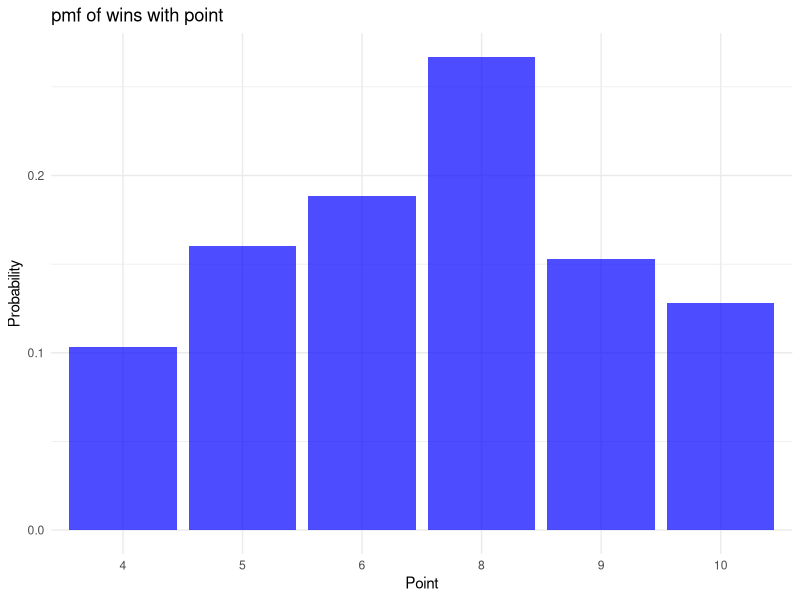

Write R code to recreate this figure.
## ---- chunk 1
roll_dice <- function() {
  # Input: None
  # Output: an integer from 1 to 12
  # Description: Generate 2 random integers from 1 to 6 and sum them
  die1 <- sample(1:6, 1)
  die2 <- sample(1:6, 1)
  return(die1 + die2)
}
## ---- chunk 2
come_out_outcome <- function(roll) {
  # Input: roll, integer from 2 to 12
  # Output: A string indicating "win", "lose", or "continue"
  # Description: Handles the outcome of the come-out roll  
  if (roll %in% c(7, 11)) {
    return("win")
  } else if (roll %in% c(2, 3, 12)) {
    return("loss")
  } else {
    return("point")
  }
}
## ---- chunk 3
point_phase <- function(point) {
  # Input: point, integer representing the point number
  # Output: A string indicating "win" or "lose"
  # Description: Simulates rolling to match the point to win or hit a 7 to lose
  repeat {
    roll <- roll_dice()
    if (roll == point) {
      return("win")
    } else if (roll == 7) {
      return("loss")
    }
  }
}
## ---- chunk 4
simulate_craps_game <- function() {
  # Input: None
  # Output: Data frame with columns id, roll, outcome, point
  # Description: Simulate a single game of Craps, recording each roll and outcome
  game_log <- data.frame(id = integer(), roll = integer(), outcome = character(), stringsAsFactors = FALSE)
  roll_count <- 1
  first_roll <- roll_dice()
  outcome <- come_out_outcome(first_roll)
  
  game_log <- rbind(game_log, data.frame(id = roll_count, roll = first_roll, outcome = outcome))
  
  if (outcome == "point") {
    point <- first_roll
    repeat {
      roll_count <- roll_count + 1
      new_roll <- roll_dice()
      outcome <- ifelse(new_roll == point, "win", ifelse(new_roll == 7, "loss", "continue"))
      game_log <- rbind(game_log, data.frame(id = roll_count, roll = new_roll, outcome = outcome))
      if (outcome %in% c("win", "loss")) {
        break
      }
    }
  }
  
  return(game_log)
}
## ---- chunk 5
summarize_craps_game <- function(game_log) {
  # Input: Data frame from simulate_craps_game
  # Output: Data frame with summary of n_rolls, outcome, point
  # Description: Summarize a single game's results
  n_rolls <- nrow(game_log)
  final_outcome <- tail(game_log$outcome, 1)
  point <- ifelse(game_log$outcome[1] == "point", game_log$roll[1], NA)
  
  summary <- data.frame(n_rolls = n_rolls, outcome = final_outcome, point = point, stringsAsFactors = FALSE)
  return(summary)
}
## ---- chunk 6
run_craps_simulation <- function(N) {
  # Input: an integer N which decide the number of games to simulate
  # Output: Data frame summarizing each game
  # Description: Runs N simulations of Craps games and summarizes results
  results <- data.frame(n_rolls = integer(), outcome = character(), point = integer(), stringsAsFactors = FALSE)
  
  for (i in 1:N) {
    game_log <- simulate_craps_game()
    game_summary <- summarize_craps_game(game_log)
    results <- rbind(results, game_summary)
  }
  
  return(results)
}
## ---- chunk 7
set.seed(114514)
simulation_results <- run_craps_simulation(1000)
head(simulation_results)
# number of rolls
# every roll
# every point
# outcome
## ---- chunk 8
library(ggplot2)
library(dplyr)

# no NA
wins_with_point <- simulation_results %>%
  filter(outcome == "win" & !is.na(point))

# Plot the pmf of wins with point
ggplot(wins_with_point, aes(x = factor(point))) +
  geom_bar(aes(y = ..prop.., group = 1), fill = "blue", alpha = 0.7) +
  labs(title = "pmf of wins with point",
       x = "Point",
       y = "Probability") +
  theme_minimal()
